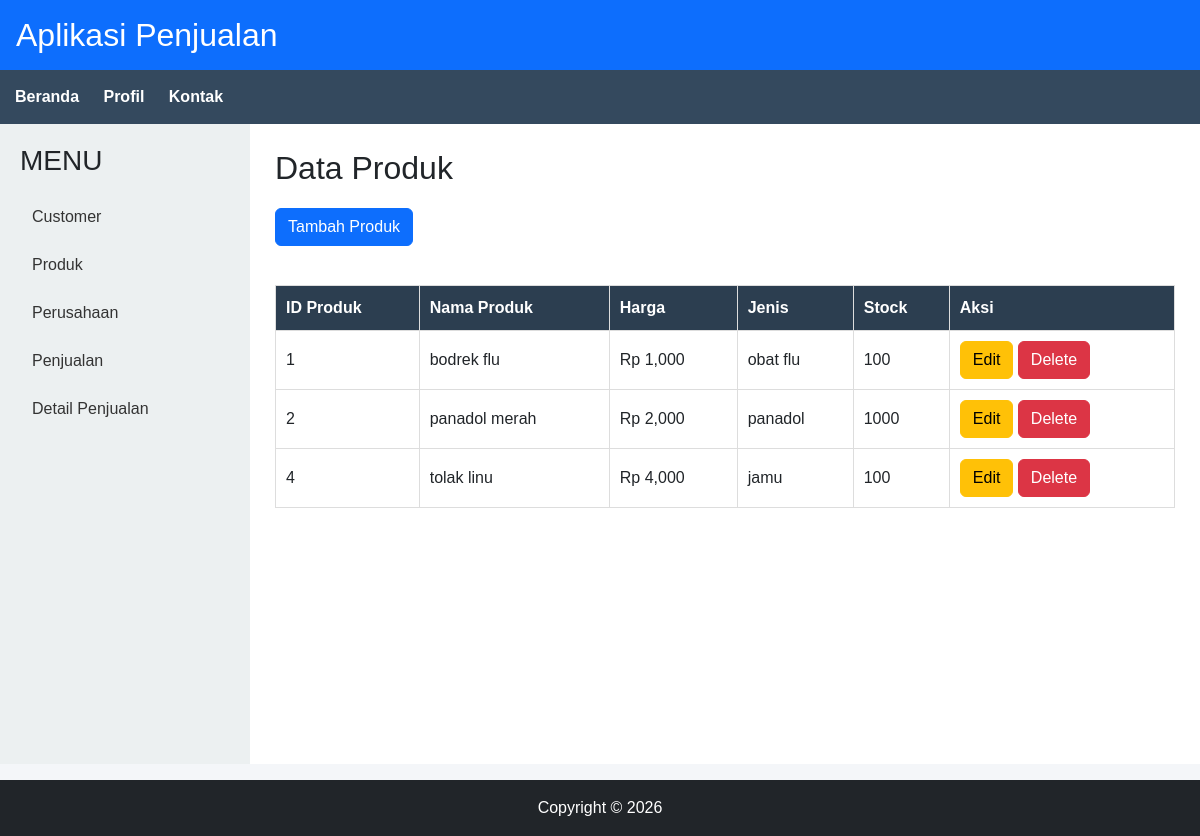
Page /produk/index.php on the committed database.
### tables this page shows
CREATE TABLE `produk` (
  `id_produk` int NOT NULL,
  `nama_produk` varchar(255) NOT NULL,
  `price` int NOT NULL,
  `jenis` varchar(255) NOT NULL,
  `stock` int NOT NULL
);

### produk/index.php (the view)
<?php
include '../config/koneksi.php';
include '../assets/header.php';
include '../assets/navigation.php';
?>
<div class="main">
    <?php include '../assets/sidebar.php'; ?>
    <div class="content">
        <h2>Data Produk</h2>
        <a href="tambah.php" class="btn btn-primary">
            Tambah Produk
        </a>
        <br><br>
        <table>
            <tr>
                <th>ID Produk</th>
                <th>Nama Produk</th>
                <th>Harga</th>
                <th>Jenis</th>
                <th>Stock</th>
                <th>Aksi</th>
            </tr>
            <?php
            $query = mysqli_query(
                $koneksi,
                "SELECT * FROM produk"
            );
            while ($data = mysqli_fetch_assoc($query)) {
                ?>
                <tr>
                    <td><?= $data['id_produk']; ?></td>
                    <td><?= $data['nama_produk']; ?></td>
                    <td>Rp <?= number_format($data['price']); ?></td>
                    <td><?= $data['jenis']; ?></td>
                    <td><?= $data['stock']; ?></td>
                    <td>
                        <a href="edit.php?id=<?= $data['id_produk']; ?>" class="btn btn-warning">
                            Edit
                        </a>
                        <a href="delete.php?id=<?= $data['id_produk']; ?>" class="btn btn-danger"
                            onclick="return confirm('Yakin hapus data?')">
                            Delete
                        </a>
                    </td>
                </tr>
            <?php } ?>
        </table>
    </div>
</div>
<?php include '../assets/footer.php'; ?>

### assets/style.css (style rules this page uses)
* { margin: 0; padding: 0; box-sizing: border-box; }
body { font-family: Arial, Helvetica, sans-serif; background: #f4f6f9; }
.main { display: flex; min-height: calc(100vh - 160px); }
.content { flex: 1; background: white; padding: 25px; }
.content h2 { margin-bottom: 20px; }
table { width: 100%; border-collapse: collapse; margin-top: 15px; }
table th { background: #2c3e50; color: white; }
table th, table td { border: 1px solid #ddd; padding: 10px; }

### rows in the picture
produk: id_produk "1", nama_produk "bodrek flu", price "1,000", jenis "obat flu", stock "100"
produk: id_produk "2", nama_produk "panadol merah", price "2,000", jenis "panadol", stock "1000"
produk: id_produk "4", nama_produk "tolak linu", price "4,000", jenis "jamu", stock "100"
